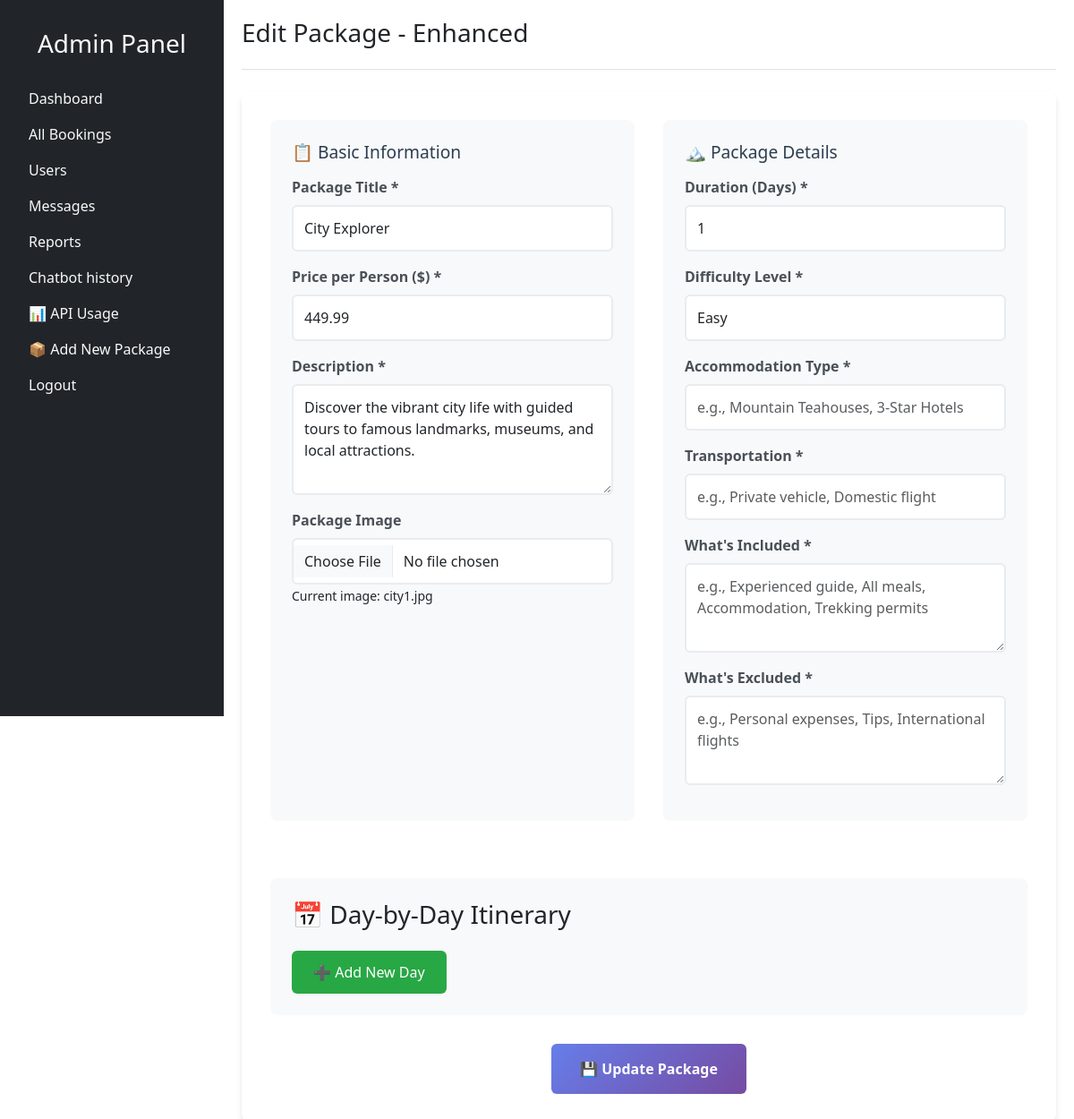
The app's page /admin_setup/package/edit_package_enhanced.php?id=3 (signed in) with its own data.
### tables this page shows
CREATE TABLE packages (
    id INT AUTO_INCREMENT PRIMARY KEY,
    title VARCHAR(255) NOT NULL,
    description TEXT NOT NULL,
    price DECIMAL(10,2) NOT NULL,
    image VARCHAR(255),
    created_at TIMESTAMP DEFAULT CURRENT_TIMESTAMP,
    updated_at TIMESTAMP DEFAULT CURRENT_TIMESTAMP ON UPDATE CURRENT_TIMESTAMP,
    INDEX idx_title (title),
    INDEX idx_price (price)
);

### admin_setup/package/edit_package_enhanced.php (the view, shortened to what this page needs)
<?php
include('../../database/db_connect.php');
$id = $_GET['id'];
try {
    $sql = "SELECT * FROM packages WHERE id = :id";
    $stmt = $pdo->prepare($sql);
    $stmt->bindParam(':id', $id);
    $stmt->execute();
    $package = $stmt->fetch(PDO::FETCH_ASSOC);
} catch (PDOException $e) {
    die("Error fetching package details: " . $e->getMessage());
}
include '../component/nav_admin.php';
?>
<div class="main-content flex-grow-1 p-4">
    <div class="header mb-4">
        <h1 class="h3">Edit Package - Enhanced</h1>
    </div>
    <form action="update_package_process.php" method="POST" enctype="multipart/form-data" class="enhanced-form">
        <div class="form-grid">
            <div class="form-section">
                <h3>📋 Basic Information</h3>
                <div class="form-group">
                    <label for="title">Package Title *</label>
                    <input type="text" name="title" id="title" class="form-control" value="<?php echo htmlspecialchars($package['title']); ?>" required>
                </div>
                <div class="form-group">
                    <label for="price">Price per Person ($) *</label>
                    <input type="number" name="price" id="price" class="form-control" value="<?php echo htmlspecialchars($package['price']); ?>" step="0.01" required>
                </div>
                <div class="form-group">
                    <label for="description">Description *</label>
                    <textarea name="description" id="description" class="form-control" rows="4" required><?php echo htmlspecialchars($package['description']); ?></textarea>
                </div>
                <div class="form-group">
                    <label for="image">Package Image</label>
                    <input type="file" name="image" id="image" class="form-control" accept="image/*">
                    <small>Current image: <?php echo htmlspecialchars($package['image']); ?></small>
                </div>
            </div>
            <div class="form-section">
                <h3>🏔️ Package Details</h3>
                <div class="form-group">
                    <label for="duration_days">Duration (Days) *</label>
                    <input type="number" name="duration_days" id="duration_days" class="form-control" value="<?php echo htmlspecialchars($package['duration_days'] ?? ''); ?>" min="1" required>
                </div>
                <div class="form-group">
                    <label for="difficulty_level">Difficulty Level *</label>
                    <select name="difficulty_level" id="difficulty_level" class="form-control" required>
                        <option value="easy" <?php echo ($package['difficulty_level'] == 'easy') ? 'selected' : ''; ?>>Easy</option>
                    </select>
                </div>
                <div class="form-group">
                    <label for="accommodation_type">Accommodation Type *</label>
                    <input type="text" name="accommodation_type" id="accommodation_type" class="form-control" value="<?php echo htmlspecialchars($package['accommodation_type'] ?? ''); ?>" placeholder="e.g., Mountain Teahouses, 3-Star Hotels">
                </div>
                <div class="form-group">
                    <label for="transportation">Transportation *</label>
                    <input type="text" name="transportation" id="transportation" class="form-control" value="<?php echo htmlspecialchars($package['transportation'] ?? ''); ?>" placeholder="e.g., Private vehicle, Domestic flight">
                </div>
                <div class="form-group">
                    <label for="includes">What's Included *</label>
                    <textarea name="includes" id="includes" class="form-control" rows="3" placeholder="e.g., Experienced guide, All meals, Accommodation, Trekking permits"><?php echo htmlspecialchars($package['includes'] ?? ''); ?></textarea>
                </div>
                <div class="form-group">
                    <label for="excludes">What's Excluded *</label>
                    <textarea name="excludes" id="excludes" class="form-control" rows="3" placeholder="e.g., Personal expenses, Tips, International flights"><?php echo htmlspecialchars($package['excludes'] ?? ''); ?></textarea>
                </div>
            </div>
        </div>
        <div class="itinerary-section">
            <h3>📅 Day-by-Day Itinerary</h3>
            <button type="button" class="add-day-btn" onclick="addNewDay()">➕ Add New Day</button>
        </div>
        <div style="text-align: center; margin-top: 2rem;">
            <button type="submit" class="btn-primary">💾 Update Package</button>
        </div>
    </form>
</div>

### css/admin.css (style rules this page uses)
html, body { height: 100%; margin: 0; }
.main-content { margin-left: 250px !important; width: calc(100% - 250px) !important; min-height: 100vh; }
.main-content { padding: 20px !important; }
.header { border-bottom: 1px solid #dee2e6; padding-bottom: 15px; }

### admin_setup/package/edit_package_enhanced.php (style rules this page uses)
.enhanced-form { background: white; padding: 2rem; border-radius: 10px; box-shadow: 0 4px 6px rgba(0,0,0,0.1); }
.form-grid { display: grid; grid-template-columns: 1fr 1fr; gap: 2rem; }
.form-section { background: #f8f9fa; padding: 1.5rem; border-radius: 8px; margin-bottom: 2rem; }
.form-section h3 { color: #2c3e50; margin-bottom: 1rem; font-size: 1.2rem; }
.form-group { margin-bottom: 1rem; }
.form-group label { display: block; margin-bottom: 0.5rem; font-weight: 600; color: #495057; }
.form-control { width: 100%; padding: 0.75rem; border: 2px solid #e9ecef; border-radius: 6px; font-size: 1rem; transition: border-color 0.3s ease; }
textarea.form-control { min-height: 100px; resize: vertical; }
.itinerary-section { background: #f8f9fa; padding: 1.5rem; border-radius: 8px; margin-top: 2rem; }
.add-day-btn { background: #28a745; color: white; border: none; padding: 0.75rem 1.5rem; border-radius: 6px; cursor: pointer; margin-top: 1rem; font-size: 1rem; }
.btn-primary { background: linear-gradient(135deg, #667eea 0%, #764ba2 100%); color: white; border: none; padding: 1rem 2rem; border-radius: 6px; cursor: pointer; font-size: 1rem; font-weight: 600; transition: transform 0.3s ease; }

### records on screen
packages: title "City Explorer", price "449.99", description "Discover the vibrant city life with guided tours to famous landmarks, museums, and local attractions.", image "city1.jpg", duration_days "1", difficulty_level "Easy"
